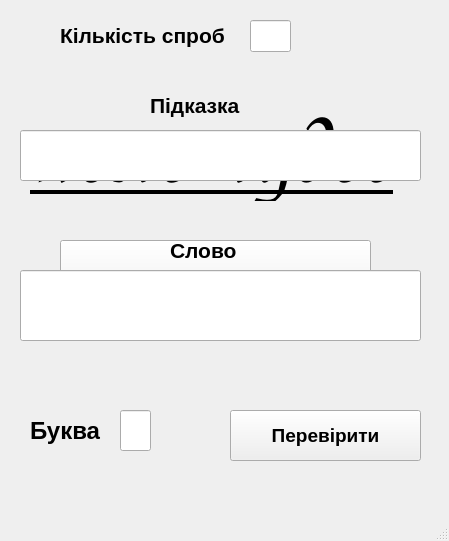
<?xml version="1.0" encoding="UTF-8"?>
<ui version="4.0">
 <class>MainWindow</class>
 <widget class="QMainWindow" name="MainWindow">
  <property name="geometry">
   <rect>
    <x>0</x>
    <y>0</y>
    <width>449</width>
    <height>541</height>
   </rect>
  </property>
  <property name="windowTitle">
   <string>MainWindow</string>
  </property>
  <widget class="QWidget" name="centralwidget">
   <widget class="QWidget" name="widget" native="true">
    <property name="geometry">
     <rect>
      <x>10</x>
      <y>0</y>
      <width>431</width>
      <height>501</height>
     </rect>
    </property>
    <widget class="QLineEdit" name="pidkazka">
     <property name="geometry">
      <rect>
       <x>10</x>
       <y>130</y>
       <width>401</width>
       <height>51</height>
      </rect>
     </property>
     <property name="font">
      <font>
       <pointsize>14</pointsize>
       <weight>75</weight>
       <bold>true</bold>
      </font>
     </property>
     <property name="readOnly">
      <bool>true</bool>
     </property>
    </widget>
    <widget class="QLabel" name="label">
     <property name="geometry">
      <rect>
       <x>140</x>
       <y>90</y>
       <width>111</width>
       <height>31</height>
      </rect>
     </property>
     <property name="font">
      <font>
       <pointsize>16</pointsize>
       <weight>75</weight>
       <bold>true</bold>
      </font>
     </property>
     <property name="text">
      <string>Підказка</string>
     </property>
    </widget>
    <widget class="QLineEdit" name="word">
     <property name="geometry">
      <rect>
       <x>10</x>
       <y>270</y>
       <width>401</width>
       <height>71</height>
      </rect>
     </property>
     <property name="font">
      <font>
       <pointsize>22</pointsize>
       <weight>75</weight>
       <bold>true</bold>
      </font>
     </property>
     <property name="readOnly">
      <bool>true</bool>
     </property>
    </widget>
    <widget class="QPushButton" name="pushButton_2">
     <property name="geometry">
      <rect>
       <x>220</x>
       <y>410</y>
       <width>191</width>
       <height>51</height>
      </rect>
     </property>
     <property name="font">
      <font>
       <pointsize>14</pointsize>
       <weight>75</weight>
       <bold>true</bold>
      </font>
     </property>
     <property name="text">
      <string>Перевірити</string>
     </property>
    </widget>
    <widget class="QLineEdit" name="letter">
     <property name="geometry">
      <rect>
       <x>110</x>
       <y>410</y>
       <width>31</width>
       <height>41</height>
      </rect>
     </property>
     <property name="font">
      <font>
       <pointsize>24</pointsize>
       <weight>75</weight>
       <bold>true</bold>
      </font>
     </property>
     <property name="placeholderText">
      <string>__</string>
     </property>
    </widget>
    <widget class="QLabel" name="label_3">
     <property name="geometry">
      <rect>
       <x>160</x>
       <y>240</y>
       <width>71</width>
       <height>21</height>
      </rect>
     </property>
     <property name="font">
      <font>
       <pointsize>16</pointsize>
       <weight>75</weight>
       <bold>true</bold>
      </font>
     </property>
     <property name="text">
      <string>Слово</string>
     </property>
    </widget>
    <widget class="QLabel" name="label_4">
     <property name="geometry">
      <rect>
       <x>20</x>
       <y>410</y>
       <width>81</width>
       <height>41</height>
      </rect>
     </property>
     <property name="font">
      <font>
       <pointsize>18</pointsize>
       <weight>75</weight>
       <bold>true</bold>
      </font>
     </property>
     <property name="text">
      <string>Буква</string>
     </property>
    </widget>
    <widget class="QLineEdit" name="lineEdit">
     <property name="geometry">
      <rect>
       <x>240</x>
       <y>20</y>
       <width>41</width>
       <height>32</height>
      </rect>
     </property>
     <property name="font">
      <font>
       <pointsize>16</pointsize>
       <weight>75</weight>
       <bold>true</bold>
      </font>
     </property>
     <property name="readOnly">
      <bool>true</bool>
     </property>
    </widget>
    <widget class="QLabel" name="label_5">
     <property name="geometry">
      <rect>
       <x>50</x>
       <y>10</y>
       <width>181</width>
       <height>51</height>
      </rect>
     </property>
     <property name="font">
      <font>
       <pointsize>16</pointsize>
       <weight>75</weight>
       <bold>true</bold>
      </font>
     </property>
     <property name="text">
      <string>Кількість спроб</string>
     </property>
    </widget>
   </widget>
   <widget class="QWidget" name="startMenu" native="true">
    <property name="geometry">
     <rect>
      <x>0</x>
      <y>0</y>
      <width>451</width>
      <height>521</height>
     </rect>
    </property>
    <widget class="QLabel" name="label_2">
     <property name="geometry">
      <rect>
       <x>30</x>
       <y>100</y>
       <width>391</width>
       <height>101</height>
      </rect>
     </property>
     <property name="font">
      <font>
       <family>Z003</family>
       <pointsize>72</pointsize>
       <italic>true</italic>
       <underline>true</underline>
      </font>
     </property>
     <property name="text">
      <string>поле чудес</string>
     </property>
    </widget>
    <widget class="QPushButton" name="startButton">
     <property name="geometry">
      <rect>
       <x>60</x>
       <y>240</y>
       <width>311</width>
       <height>81</height>
      </rect>
     </property>
     <property name="font">
      <font>
       <family>Z003</family>
       <pointsize>20</pointsize>
       <italic>true</italic>
      </font>
     </property>
     <property name="text">
      <string>Start</string>
     </property>
    </widget>
   </widget>
   <zorder>startMenu</zorder>
   <zorder>widget</zorder>
  </widget>
  <widget class="QStatusBar" name="statusbar"/>
 </widget>
 <resources/>
 <connections/>
</ui>
